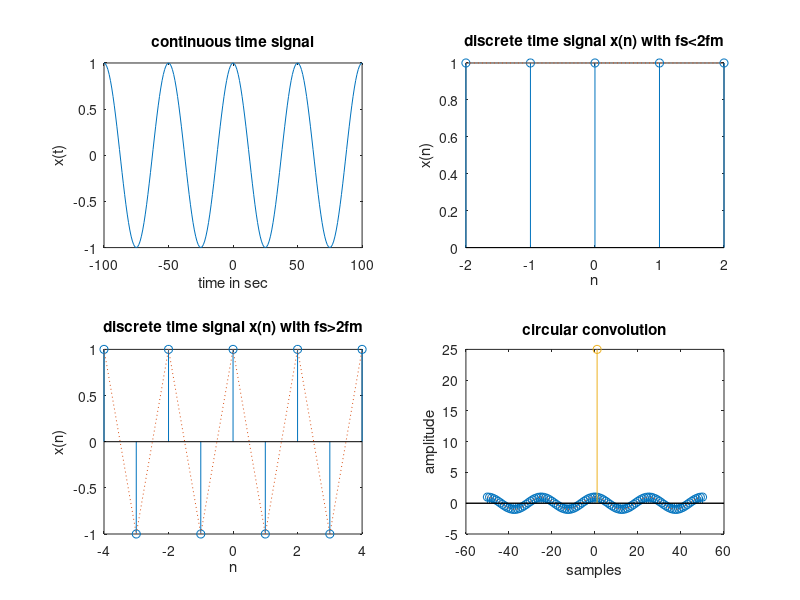

This chart was generated by the following MATLAB code:
% Verification of sampling theorem
t=-100:01:100; fm=0.02; x=cos(2*pi*t*fm); subplot(2,2,1); plot(t,x);
xlabel('time in sec'); ylabel('x(t)'); title('continuous time signal');
n=-2:2; fs1=0.02; x1=cos(2*pi*fm*n/fs1); subplot(2,2,2); stem(n,x1); hold on; subplot(2,2,2); plot(n,x1,':'); title('discrete time signal x(n) with fs<2fm'); xlabel('n'); ylabel('x(n)');
n1=-4:4; fs2=0.04; x2=cos(2*pi*fm*n1/fs2); subplot(2,2,3); stem(n1,x2); hold on; subplot(2,2,3); plot(n1,x2,':'); title('discrete time signal x(n) with fs>2fm'); xlabel('n');
ylabel('x(n)');
n2=-50:50; fs3=0.5; x3=cos(2*pi*fm*n2/fs3); subplot(2,2,4); stem(n2,x3); hold on;
subplot(2,2,4); plot(n2,x3,':'); xlabel('n');ylabel('x(n)');
title('discrete time signal x(n) with fs=2fm');
x=input('enter the sequence : ');
h=input('enter the imp response : '); % no of samples in x
n1=length(x); n2=length(h); n3=n1+n2-1; n=max(n1,n2);
if(n3>=0)
h=[h,zeros(1,n3)];
else
x=[n,zeros(1,-n3)];
end;
for a =1:n y(a)=0;
for i=1:n j=a-i+1;
if(j<=0) j=n+j;
end;
y(a)=y(a)+[x(i)*h(j)];
end;
end;
t=1:n; stem(t,y); disp(y); title('circular convolution'); xlabel('samples'); ylabel('amplitude');